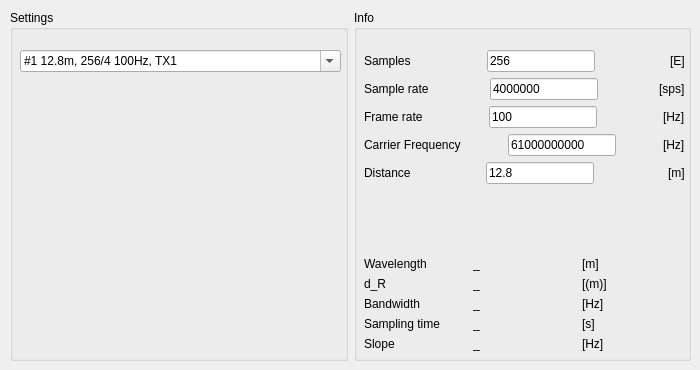
       <widget class="QWidget" name="tab">
        <attribute name="title">
         <string>Radar</string>
        </attribute>
        <widget class="QWidget" name="horizontalLayoutWidget_2">
         <property name="geometry">
          <rect>
           <x>10</x>
           <y>10</y>
           <width>681</width>
           <height>351</height>
          </rect>
         </property>
         <layout class="QHBoxLayout" name="horizontalLayout_6">
          <item>
           <widget class="QGroupBox" name="groupBox_4">
            <property name="title">
             <string>Settings</string>
            </property>
            <widget class="QWidget" name="verticalLayoutWidget_9">
             <property name="geometry">
              <rect>
               <x>10</x>
               <y>40</y>
               <width>321</width>
               <height>301</height>
              </rect>
             </property>
             <layout class="QVBoxLayout" name="verticalLayout_9">
              <item>
               <layout class="QHBoxLayout" name="horizontalLayout_15">
                <item>
                 <widget class="QComboBox" name="cbb_radar_settings_1">
                  <property name="editable">
                   <bool>true</bool>
                  </property>
                  <property name="currentText">
                   <string>#1 12.8m, 256/4 100Hz, TX1</string>
                  </property>
                  <property name="currentIndex">
                   <number>0</number>
                  </property>
                  <item>
                   <property name="text">
                    <string>#1 12.8m, 256/4 100Hz, TX1</string>
                   </property>
                  </item>
                  <item>
                   <property name="text">
                    <string>#2 12.8m, 256/4 100Hz, TX1&amp;3</string>
                   </property>
                  </item>
                  <item>
                   <property name="text">
                    <string>#3 12.8m, 256/4 100Hz, TX1&amp;2&amp;3</string>
                   </property>
                  </item>
                  <item>
                   <property name="text">
                    <string>#4 12.8m, 256/16 50Hz, TX1&amp;3</string>
                   </property>
                  </item>
                  <item>
                   <property name="text">
                    <string>#5 12.8m, 256/32 25Hz, TX1&amp;3</string>
                   </property>
                  </item>
                 </widget>
                </item>
               </layout>
              </item>
              <item>
               <spacer name="verticalSpacer_19">
                <property name="orientation">
                 <enum>Qt::Vertical</enum>
                </property>
                <property name="sizeHint" stdset="0">
                 <size>
                  <width>20</width>
                  <height>40</height>
                 </size>
                </property>
               </spacer>
              </item>
             </layout>
            </widget>
           </widget>
          </item>
          <item>
           <widget class="QGroupBox" name="groupBox_6">
            <property name="title">
             <string>Info</string>
            </property>
            <widget class="QWidget" name="verticalLayoutWidget_11">
             <property name="geometry">
              <rect>
               <x>10</x>
               <y>40</y>
               <width>321</width>
               <height>301</height>
              </rect>
             </property>
             <layout class="QVBoxLayout" name="verticalLayout_10">
              <item>
               <layout class="QHBoxLayout" name="horizontalLayout_18">
                <item>
                 <widget class="QLabel" name="lb_radar_rmax_3">
                  <property name="text">
                   <string>Samples</string>
                  </property>
                 </widget>
                </item>
                <item>
                 <spacer name="horizontalSpacer">
                  <property name="orientation">
                   <enum>Qt::Horizontal</enum>
                  </property>
                  <property name="sizeHint" stdset="0">
                   <size>
                    <width>40</width>
                    <height>20</height>
                   </size>
                  </property>
                 </spacer>
                </item>
                <item>
                 <widget class="QLineEdit" name="lineEdit_3">
                  <property name="text">
                   <string>256</string>
                  </property>
                 </widget>
                </item>
                <item>
                 <spacer name="horizontalSpacer_2">
                  <property name="orientation">
                   <enum>Qt::Horizontal</enum>
                  </property>
                  <property name="sizeHint" stdset="0">
                   <size>
                    <width>40</width>
                    <height>20</height>
                   </size>
                  </property>
                 </spacer>
                </item>
                <item>
                 <widget class="QLabel" name="lb_radar_rmax_6">
                  <property name="text">
                   <string>[E]</string>
                  </property>
                 </widget>
                </item>
               </layout>
              </item>
              <item>
               <layout class="QHBoxLayout" name="horizontalLayout_50">
                <item>
                 <widget class="QLabel" name="lb_radar_rmax_21">
                  <property name="text">
                   <string>Sample rate</string>
                  </property>
                 </widget>
                </item>
                <item>
                 <spacer name="horizontalSpacer_4">
                  <property name="orientation">
                   <enum>Qt::Horizontal</enum>
                  </property>
                  <property name="sizeHint" stdset="0">
                   <size>
                    <width>40</width>
                    <height>20</height>
                   </size>
                  </property>
                 </spacer>
                </item>
                <item>
                 <widget class="QLineEdit" name="lineEdit_8">
                  <property name="text">
                   <string>4000000</string>
                  </property>
                 </widget>
                </item>
                <item>
                 <spacer name="horizontalSpacer_3">
                  <property name="orientation">
                   <enum>Qt::Horizontal</enum>
                  </property>
                  <property name="sizeHint" stdset="0">
                   <size>
                    <width>40</width>
                    <height>20</height>
                   </size>
                  </property>
                 </spacer>
                </item>
                <item>
                 <widget class="QLabel" name="lb_radar_rmax_22">
                  <property name="text">
                   <string>[sps]</string>
                  </property>
                 </widget>
                </item>
               </layout>
              </item>
              <item>
               <layout class="QHBoxLayout" name="horizontalLayout_42">
                <item>
                 <widget class="QLabel" name="lb_radar_rmax_4">
                  <property name="text">
                   <string>Frame rate</string>
                  </property>
                 </widget>
                </item>
                <item>
                 <spacer name="horizontalSpacer_6">
                  <property name="orientation">
                   <enum>Qt::Horizontal</enum>
                  </property>
                  <property name="sizeHint" stdset="0">
                   <size>
                    <width>40</width>
                    <height>20</height>
                   </size>
                  </property>
                 </spacer>
                </item>
                <item>
                 <widget class="QLineEdit" name="lineEdit_4">
                  <property name="text">
                   <string>100</string>
                  </property>
                 </widget>
                </item>
                <item>
                 <spacer name="horizontalSpacer_8">
                  <property name="orientation">
                   <enum>Qt::Horizontal</enum>
                  </property>
                  <property name="sizeHint" stdset="0">
                   <size>
                    <width>40</width>
                    <height>20</height>
                   </size>
                  </property>
                 </spacer>
                </item>
                <item>
                 <widget class="QLabel" name="lb_radar_rmax_7">
                  <property name="text">
                   <string>[Hz]</string>
                  </property>
                 </widget>
                </item>
               </layout>
              </item>
              <item>
               <layout class="QHBoxLayout" name="horizontalLayout_43">
                <item>
                 <widget class="QLabel" name="lb_radar_rmax_5">
                  <property name="text">
                   <string>Carrier Frequency</string>
                  </property>
                 </widget>
                </item>
                <item>
                 <spacer name="horizontalSpacer_5">
                  <property name="orientation">
                   <enum>Qt::Horizontal</enum>
                  </property>
                  <property name="sizeHint" stdset="0">
                   <size>
                    <width>40</width>
                    <height>20</height>
                   </size>
                  </property>
                 </spacer>
                </item>
                <item>
                 <widget class="QLineEdit" name="lineEdit_5">
                  <property name="text">
                   <string>61000000000</string>
                  </property>
                 </widget>
                </item>
                <item>
                 <spacer name="horizontalSpacer_9">
                  <property name="orientation">
                   <enum>Qt::Horizontal</enum>
                  </property>
                  <property name="sizeHint" stdset="0">
                   <size>
                    <width>40</width>
                    <height>20</height>
                   </size>
                  </property>
                 </spacer>
                </item>
                <item>
                 <widget class="QLabel" name="lb_radar_rmax_8">
                  <property name="text">
                   <string>[Hz]</string>
                  </property>
                 </widget>
                </item>
               </layout>
              </item>
              <item>
               <layout class="QHBoxLayout" name="horizontalLayout_17">
                <item>
                 <widget class="QLabel" name="lb_plot_rmax_1">
                  <property name="text">
                   <string>Distance</string>
                  </property>
                 </widget>
                </item>
                <item>
                 <spacer name="horizontalSpacer_7">
                  <property name="orientation">
                   <enum>Qt::Horizontal</enum>
                  </property>
                  <property name="sizeHint" stdset="0">
                   <size>
                    <width>40</width>
                    <height>20</height>
                   </size>
                  </property>
                 </spacer>
                </item>
                <item>
                 <widget class="QLineEdit" name="lineEdit_6">
                  <property name="text">
                   <string>12.8</string>
                  </property>
                 </widget>
                </item>
                <item>
                 <spacer name="horizontalSpacer_10">
                  <property name="orientation">
                   <enum>Qt::Horizontal</enum>
                  </property>
                  <property name="sizeHint" stdset="0">
                   <size>
                    <width>40</width>
                    <height>20</height>
                   </size>
                  </property>
                 </spacer>
                </item>
                <item>
                 <widget class="QLabel" name="lb_radar_rmax_11">
                  <property name="text">
                   <string>[m]</string>
                  </property>
                 </widget>
                </item>
               </layout>
              </item>
              <item>
               <spacer name="verticalSpacer_18">
                <property name="orientation">
                 <enum>Qt::Vertical</enum>
                </property>
                <property name="sizeHint" stdset="0">
                 <size>
                  <width>20</width>
                  <height>40</height>
                 </size>
                </property>
               </spacer>
              </item>
              <item>
               <layout class="QHBoxLayout" name="horizontalLayout_44">
                <item>
                 <widget class="QLabel" name="lb_radar_rmax_9">
                  <property name="text">
                   <string>Wavelength</string>
                  </property>
                 </widget>
                </item>
                <item>
                 <widget class="QLabel" name="lb_plot_rmax_3">
                  <property name="text">
                   <string>_</string>
                  </property>
                 </widget>
                </item>
                <item>
                 <widget class="QLabel" name="lb_radar_rmax_10">
                  <property name="text">
                   <string>[m]</string>
                  </property>
                 </widget>
                </item>
               </layout>
              </item>
              <item>
               <layout class="QHBoxLayout" name="horizontalLayout_45">
                <item>
                 <widget class="QLabel" name="lb_plot_dr_3">
                  <property name="text">
                   <string>d_R</string>
                  </property>
                 </widget>
                </item>
                <item>
                 <widget class="QLabel" name="lb_plot_dr_4">
                  <property name="text">
                   <string>_</string>
                  </property>
                 </widget>
                </item>
                <item>
                 <widget class="QLabel" name="lb_radar_rmax_12">
                  <property name="text">
                   <string>[(m)]</string>
                  </property>
                 </widget>
                </item>
               </layout>
              </item>
              <item>
               <layout class="QHBoxLayout" name="horizontalLayout_46">
                <item>
                 <widget class="QLabel" name="lb_radar_rmax_13">
                  <property name="text">
                   <string>Bandwidth</string>
                  </property>
                 </widget>
                </item>
                <item>
                 <widget class="QLabel" name="lb_plot_rmax_4">
                  <property name="text">
                   <string>_</string>
                  </property>
                 </widget>
                </item>
                <item>
                 <widget class="QLabel" name="lb_radar_rmax_14">
                  <property name="text">
                   <string>[Hz]</string>
                  </property>
                 </widget>
                </item>
               </layout>
              </item>
              <item>
               <layout class="QHBoxLayout" name="horizontalLayout_47">
                <item>
                 <widget class="QLabel" name="lb_radar_rmax_15">
                  <property name="text">
                   <string>Sampling time</string>
                  </property>
                 </widget>
                </item>
                <item>
                 <widget class="QLabel" name="lb_plot_rmax_5">
                  <property name="text">
                   <string>_</string>
                  </property>
                 </widget>
                </item>
                <item>
                 <widget class="QLabel" name="lb_radar_rmax_16">
                  <property name="text">
                   <string>[s]</string>
                  </property>
                 </widget>
                </item>
               </layout>
              </item>
              <item>
               <layout class="QHBoxLayout" name="horizontalLayout_48">
                <item>
                 <widget class="QLabel" name="lb_radar_rmax_17">
                  <property name="text">
                   <string>Slope</string>
                  </property>
                 </widget>
                </item>
                <item>
                 <widget class="QLabel" name="lb_plot_rmax_6">
                  <property name="text">
                   <string>_</string>
                  </property>
                 </widget>
                </item>
                <item>
                 <widget class="QLabel" name="lb_radar_rmax_18">
                  <property name="text">
                   <string>[Hz]</string>
                  </property>
                 </widget>
                </item>
               </layout>
              </item>
             </layout>
            </widget>
           </widget>
          </item>
         </layout>
        </widget>
       </widget>
